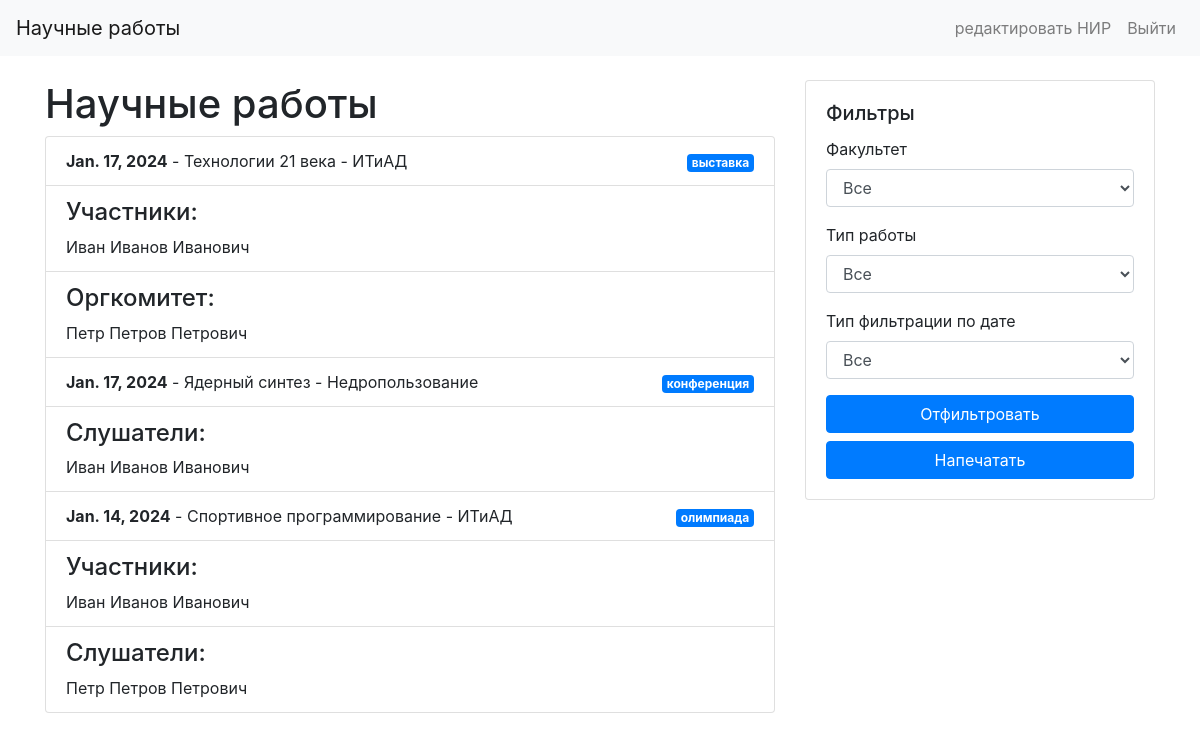
Before: /nirh/ (signed in) with the older database file.
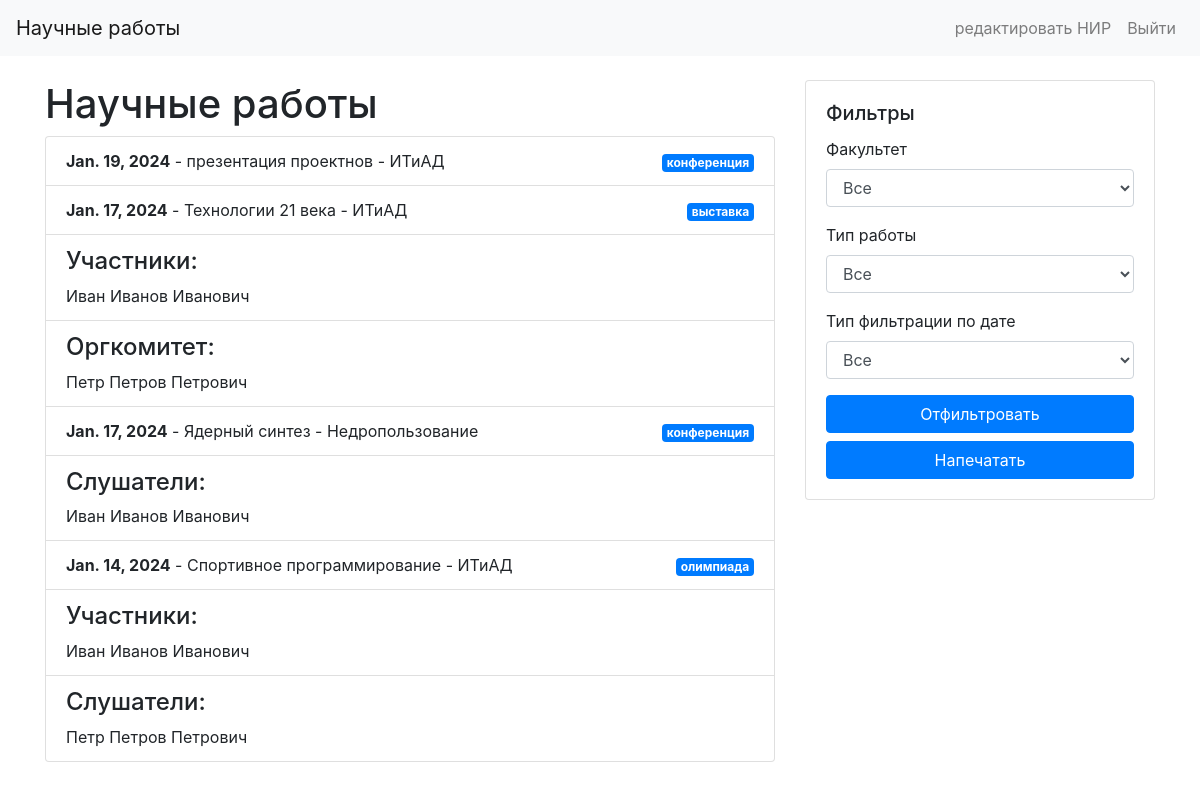
After: the same page with the newer database file.
### app/models.py (models this page shows, shortened)
class NIR(models.Model):
    type_choices = {
        ("kf", "конференция"),
        ("ol", "олимпиада"),
        ("vs", "выставка")
    }
    name = models.CharField(unique=True, max_length=255)
    Fakultet = models.ForeignKey(Fakultety, on_delete=models.CASCADE)
    date_start = models.DateTimeField(null=True)
    type = models.CharField(choices=type_choices, max_length=3)
    class Meta:
        verbose_name = 'НИР'
        verbose_name_plural = 'НИРы'

class Fakultety(models.Model):
    name = models.CharField(unique=True, max_length=100)
    class Meta:
        verbose_name = 'Факультет'
        verbose_name_plural = 'Факультеты'

class uchastnikyOnNIR(models.Model):
    user = models.ForeignKey(studenty, on_delete=models.CASCADE)
    nir = models.ForeignKey(NIR, on_delete=models.CASCADE)
    isParticipent = models.BooleanField(default=False)
    class Meta:
        verbose_name = 'Участник НИРа'
        verbose_name_plural = 'Участники НИРа'

class studenty(models.Model):
    user = models.ForeignKey(CustomUser, on_delete=models.CASCADE)
    num_zachetka = models.IntegerField(primary_key=True)
    gruppa = models.OneToOneField(gruppy, on_delete=models.CASCADE)
    def __str__(self) -> str:
        return f'{self.user.first_name} {self.user.last_name} {self.user.surename}'
    class Meta:
        verbose_name = 'Студент'
        verbose_name_plural = 'Студенты'

class CustomUser(AbstractUser):
    USER_TYPE_CHOICES = (
        ('student', 'Student'),
        ('employee', 'Employee'),
        ('department_head', 'Department Head'),
    )
    user_type = models.CharField(max_length=20, choices=USER_TYPE_CHOICES)
    surename = models.CharField(max_length = 40, null=True)
    objects = MyAccountManager()

class orgkomitety(models.Model):
    nir = models.ForeignKey(NIR, on_delete=models.CASCADE)
    user = models.ForeignKey(sotrudnikyiOnKafedra,
                                            on_delete=models.CASCADE)
    isAgent = models.BooleanField(default=False)
    isParticipent = models.BooleanField(default=False)
    class Meta:
        verbose_name = 'Оргкомитет НИРа'
        verbose_name_plural = 'Огркомитеты НИРа'

class sotrudnikyiOnKafedra(models.Model):
    jobs_choices = {
        ("te", "teacher"),
        ("as", "asperan")
    }
    degree_choices = {
        ("bk", "bakalavr"),
        ("mg", "magistr"),
        ("kn", "kandidat nauk"),
        ("dn", "doktor nauk")
    }
    user = models.ForeignKey(CustomUser, on_delete=models.CASCADE)
    kafedra = models.ForeignKey(Kafedry, on_delete=models.CASCADE)
    job = models.CharField(choices=jobs_choices, max_length=3)
    degree = models.CharField(choices=degree_choices, max_length=3)
    def __str__(self) -> str:
        return f'{self.user.first_name} {self.user.last_name} {self.user.surename}'
    class Meta:
        verbose_name = 'Сотрудник на кафедре'
        verbose_name_plural = 'Сотрудники на кафедре'

### app/views.py (the view)
# urls.py: path('nirh/', login_required(NIRviewHead.as_view()), name='forhead'),
class NIRviewHead(ListView):
    model = NIR
    template_name = "nir_list_head.html"
    def get(self, request: HttpRequest, *args: Any, **kwargs: Any) -> HttpResponse:
        if request.user.user_type == 'department_head':
            return super().get(request, *args, **kwargs)
        else:
            return redirect('index')
    def get_context_data(self, **kwargs: Any) -> dict[str, Any]:
        context = super(NIRviewHead, self).get_context_data(**kwargs)
        context["facultys"] = Fakultety.objects.all()
        context["participants"] = []
        context["listeners"] = []
        context["orgcomit"] = []
        context["participants2"] = {}
        context["listeners2"] = {}
        context["orgcomit2"] = {}
        for nir in NIR.objects.all():
            for participant in uchastnikyOnNIR.objects.filter(nir = nir):
                if participant.isParticipent:
                    context["participants"].append(participant)
                    context["participants2"][nir.pk] = True
                else:
                    context["listeners"].append(participant)
                    context["listeners2"][nir.pk] = True
            for participant in orgkomitety.objects.filter(nir = nir):
                if participant.isParticipent:
                    context["participants"].append(participant)
                    context["participants2"][nir.pk] = True
                if participant.isAgent:
                    context["orgcomit"].append(participant)
                    context["orgcomit2"][nir.pk] = True
                if not participant.isParticipent and not participant.isAgent:
                    context["listeners"].append(participant)
                    context["listeners2"][nir.pk] = True
        return context
    def get_queryset(self) -> QuerySet[Any]:
        available_years = []
        for i in NIR.objects.all():
            if i.date_start.year not in available_years:
                available_years.append(i.date_start.year)
        faculty = self.request.GET.get('faculty', [i.id for i in Fakultety.objects.all()])
        if type(faculty) is str:
            faculty = [faculty]
        type_nir = self.request.GET.get('type', ['vs', 'ol', 'kf'])
        if type(type_nir) is str:
            type_nir = [type_nir]
        if 'dateFilterType' in self.request.GET and self.request.GET['dateFilterType'] == 'day':
            dateformat = '%Y-%m-%d'
            date = self.request.GET['dateFilter']
            date = datetime.datetime.strptime(date, dateformat)
            new_context = NIR.objects.order_by('-date_start').filter(
                Fakultet__id__in=faculty,
                type__in = type_nir,
                date_start__year = date.year,
                date_start__month = date.month,
                date_start__day = date.day
            )
        else:
            year = self.request.GET.get('dateFilter', available_years)
            if type(year) is str:
                year = [int(year)]
            new_context = NIR.objects.order_by('-date_start').filter(
                Fakultet__id__in=faculty,
                type__in = type_nir,
                date_start__year__in = year
            )
        return new_context

### app/templates/app/nir_list_head.html (shortened to what this page needs)
<!DOCTYPE html>
<html lang="en">
<head>
    <link rel="stylesheet" href="https://stackpath.bootstrapcdn.com/bootstrap/4.5.2/css/bootstrap.min.css">
</head>
<body>
    <nav class="navbar navbar-expand-lg navbar-light bg-light">
        <a class="navbar-brand" href="/">Научные работы</a>
        <div class="collapse navbar-collapse" id="navbarNav">
            <ul class="navbar-nav ml-auto">
                <li class="nav-item">
                    <a class="nav-link" href="/admin/app/nir">редактировать НИР</a>
                </li>
                <li class="nav-item">
                    <a class="nav-link" href="/logout">Выйти</a>
                </li>
            </ul>
        </div>
    </nav>
<div class="container mt-4">
    <div class="row">
        <div class="col-md-8">
        <h1>Научные работы</h1>
        <ul class="list-group">
            {% for nir in object_list %}
                <li class="list-group-item">
                    <div class="d-flex justify-content-between align-items-center">
                        <div>
                            <span class="font-weight-bold">{{ nir.date_start|date }}</span> - {{ nir.name }} - {{ nir.Fakultet.name }}
                        </div>
                        <div>
                            <span class="badge badge-primary">{{ nir.get_type_display }}</span>
                        </div>
                    </div>
                {% for key, value in participants2.items %}
                    {% if key == nir.pk and value == True %}
                    <li class="list-group-item">
                    <div>
                        <h4>Участники:</h4>
                        {% for p in participants %}
                        {% if p.nir.pk == nir.pk %}
                            <span>{{p.user}}</span><br>
                        {% endif %}
                        {% endfor %}
                    </div>
                    </li>
                    {% endif %}
                {%endfor%}
                {% for key, value in orgcomit2.items %}
                {% if key == nir.pk and value == True %}
                <li class="list-group-item">
                    <div>
                        <h4>Оргкомитет:</h4>
                        {% for p in orgcomit %}
                        {% if p.nir.pk == nir.pk %}
                            <span>{{p.user}}</span><br>
                        {% endif %}
                        {% endfor %}
                    </div>
                </li>
                {% endif %}
                {% endfor %}
                {% for key, value in listeners2.items %}
                {% if key == nir.pk and value == True %}
                <li class="list-group-item">
                    <div>
                        <h4>Слушатели:</h4>
                        {% for p in listeners %}
                        {% if p.nir.pk == nir.pk %}
                            <span>{{p.user}}</span><br>
                        {% endif %}
                        {% endfor %}
                    </div>
                </li>
                {% endif %}
                {% endfor %}
            {% endfor %}
        </ul>
    </div>
    <div class="col-md-4 not-print-area">
        <div class="card">
            <div class="card-body">
                <h5 class="card-title">Фильтры</h5>
                <form id="filterForm" method="get" action="">
                    <div class="form-group">
                        <label for="facultyFilter">Факультет</label>
                        <select class="form-control" name="faculty" id="facultyFilter">
                            <option value="all">Все</option>
                        </select>
                    </div>
                    <div class="form-group">
                        <label for="typeFilter">Тип работы</label>
                        <select class="form-control" name="type" id="typeFilter">
                            <option value="all">Все</option>
                        </select>
                    </div>
                    <div class="form-group">
                        <label for="dateFilterType">Тип фильтрации по дате</label>
                        <select class="form-control" id="dateFilterType" name="dateFilterType" onchange="toggleDateInput()">
                            <option value="all">Все</option>
                        </select>
                    </div>
                    <button type="submit" class="btn btn-primary btn-block" onclick="submitForm()">Отфильтровать</button>
                    <button type="button" class="btn btn-primary btn-block" id="printBtn">Напечатать</button>
                </form>
            </div>
        </div>
    </div>
</div>
</div>
</body>
</html>

Changed rows visible on the page:
added NIR: date_start "Jan. 19, 2024", name "презентация проектнов", Fakultet.name "ИТиАД", type "конференция"
